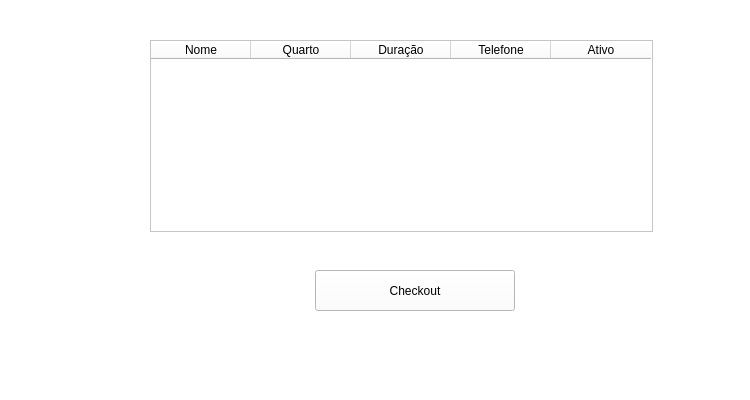
<?xml version="1.0" encoding="UTF-8"?>
<ui version="4.0">
 <class>MainWindow</class>
 <widget class="QMainWindow" name="MainWindow">
  <property name="geometry">
   <rect>
    <x>0</x>
    <y>0</y>
    <width>750</width>
    <height>400</height>
   </rect>
  </property>
  <property name="windowTitle">
   <string>Hotel</string>
  </property>
  <property name="styleSheet">
   <string notr="true">background-color: rgb(255, 255, 255);</string>
  </property>
  <widget class="QWidget" name="centralWidget">
   <widget class="QStackedWidget" name="stackedWidget">
    <property name="geometry">
     <rect>
      <x>80</x>
      <y>-10</y>
      <width>670</width>
      <height>411</height>
     </rect>
    </property>
    <property name="styleSheet">
     <string notr="true">background-color: rgb(255, 255, 255);</string>
    </property>
    <property name="currentIndex">
     <number>5</number>
    </property>
    <widget class="QWidget" name="page">
     <widget class="QPushButton" name="btnLogin">
      <property name="geometry">
       <rect>
        <x>235</x>
        <y>280</y>
        <width>200</width>
        <height>41</height>
       </rect>
      </property>
      <property name="text">
       <string>Login</string>
      </property>
     </widget>
     <widget class="QCommandLinkButton" name="commandLinkButton">
      <property name="geometry">
       <rect>
        <x>470</x>
        <y>340</y>
        <width>191</width>
        <height>31</height>
       </rect>
      </property>
      <property name="font">
       <font>
        <family>Roboto</family>
        <pointsize>8</pointsize>
       </font>
      </property>
      <property name="text">
       <string>Não tem cadastro? Clique aqui</string>
      </property>
     </widget>
     <widget class="QLineEdit" name="txtSenha">
      <property name="geometry">
       <rect>
        <x>175</x>
        <y>230</y>
        <width>320</width>
        <height>25</height>
       </rect>
      </property>
     </widget>
     <widget class="QLineEdit" name="txtUser">
      <property name="geometry">
       <rect>
        <x>175</x>
        <y>197</y>
        <width>320</width>
        <height>25</height>
       </rect>
      </property>
     </widget>
     <widget class="QPushButton" name="imgLogin">
      <property name="enabled">
       <bool>false</bool>
      </property>
      <property name="geometry">
       <rect>
        <x>215</x>
        <y>20</y>
        <width>240</width>
        <height>151</height>
       </rect>
      </property>
      <property name="text">
       <string/>
      </property>
      <property name="icon">
       <iconset resource="arquivorecurso.qrc">
        <normaloff>:/img/icons/icons8-senha-100 (1).png</normaloff>:/img/icons/icons8-senha-100 (1).png</iconset>
      </property>
      <property name="iconSize">
       <size>
        <width>130</width>
        <height>130</height>
       </size>
      </property>
      <property name="flat">
       <bool>true</bool>
      </property>
     </widget>
     <widget class="QLabel" name="txtErro">
      <property name="geometry">
       <rect>
        <x>243</x>
        <y>345</y>
        <width>191</width>
        <height>21</height>
       </rect>
      </property>
      <property name="text">
       <string/>
      </property>
     </widget>
    </widget>
    <widget class="QWidget" name="page_3">
     <widget class="QPushButton" name="btnSalvarFunc">
      <property name="geometry">
       <rect>
        <x>235</x>
        <y>280</y>
        <width>200</width>
        <height>41</height>
       </rect>
      </property>
      <property name="text">
       <string>Salvar</string>
      </property>
     </widget>
     <widget class="QLabel" name="label_9">
      <property name="enabled">
       <bool>true</bool>
      </property>
      <property name="geometry">
       <rect>
        <x>1</x>
        <y>310</y>
        <width>41</width>
        <height>21</height>
       </rect>
      </property>
      <property name="text">
       <string>Voltar</string>
      </property>
     </widget>
     <widget class="QWidget" name="gridLayoutWidget_2">
      <property name="geometry">
       <rect>
        <x>80</x>
        <y>110</y>
        <width>511</width>
        <height>81</height>
       </rect>
      </property>
      <layout class="QGridLayout" name="gridLayout_2">
       <item row="2" column="1">
        <widget class="QLineEdit" name="txtSenhaFunc">
         <property name="sizePolicy">
          <sizepolicy hsizetype="Expanding" vsizetype="Ignored">
           <horstretch>0</horstretch>
           <verstretch>0</verstretch>
          </sizepolicy>
         </property>
        </widget>
       </item>
       <item row="0" column="1">
        <widget class="QLineEdit" name="txtNome">
         <property name="sizePolicy">
          <sizepolicy hsizetype="Expanding" vsizetype="Ignored">
           <horstretch>0</horstretch>
           <verstretch>0</verstretch>
          </sizepolicy>
         </property>
        </widget>
       </item>
       <item row="1" column="0">
        <widget class="QLabel" name="label_10">
         <property name="text">
          <string>Usuário:</string>
         </property>
        </widget>
       </item>
       <item row="2" column="0">
        <widget class="QLabel" name="label_11">
         <property name="text">
          <string>  Senha:</string>
         </property>
        </widget>
       </item>
       <item row="1" column="1">
        <widget class="QLineEdit" name="txtUserFunc">
         <property name="sizePolicy">
          <sizepolicy hsizetype="Expanding" vsizetype="Ignored">
           <horstretch>0</horstretch>
           <verstretch>0</verstretch>
          </sizepolicy>
         </property>
        </widget>
       </item>
       <item row="0" column="0">
        <widget class="QLabel" name="label_6">
         <property name="text">
          <string>  Nome:</string>
         </property>
        </widget>
       </item>
       <item row="0" column="2">
        <widget class="QLabel" name="label_7">
         <property name="text">
          <string>          Cargo:</string>
         </property>
        </widget>
       </item>
       <item row="0" column="3">
        <widget class="QComboBox" name="comboBoxCargos">
         <property name="sizePolicy">
          <sizepolicy hsizetype="Preferred" vsizetype="Ignored">
           <horstretch>0</horstretch>
           <verstretch>0</verstretch>
          </sizepolicy>
         </property>
        </widget>
       </item>
       <item row="1" column="2">
        <widget class="QLabel" name="label_8">
         <property name="text">
          <string>      Registro:</string>
         </property>
        </widget>
       </item>
       <item row="1" column="3">
        <widget class="QLineEdit" name="txtRegistro">
         <property name="sizePolicy">
          <sizepolicy hsizetype="Expanding" vsizetype="Ignored">
           <horstretch>0</horstretch>
           <verstretch>0</verstretch>
          </sizepolicy>
         </property>
        </widget>
       </item>
      </layout>
     </widget>
     <widget class="QLabel" name="lblVerifica">
      <property name="geometry">
       <rect>
        <x>210</x>
        <y>230</y>
        <width>251</width>
        <height>20</height>
       </rect>
      </property>
      <property name="text">
       <string/>
      </property>
     </widget>
    </widget>
    <widget class="QWidget" name="page_2">
     <widget class="QLabel" name="label_3">
      <property name="geometry">
       <rect>
        <x>0</x>
        <y>90</y>
        <width>121</width>
        <height>21</height>
       </rect>
      </property>
      <property name="text">
       <string>Nova reserva</string>
      </property>
     </widget>
     <widget class="QLabel" name="label_4">
      <property name="geometry">
       <rect>
        <x>0</x>
        <y>200</y>
        <width>101</width>
        <height>21</height>
       </rect>
      </property>
      <property name="text">
       <string>Configurações</string>
      </property>
     </widget>
     <widget class="QLabel" name="txtBtnSair">
      <property name="geometry">
       <rect>
        <x>0</x>
        <y>310</y>
        <width>41</width>
        <height>21</height>
       </rect>
      </property>
      <property name="text">
       <string>Sair</string>
      </property>
     </widget>
     <widget class="QPushButton" name="btnClientes">
      <property name="geometry">
       <rect>
        <x>570</x>
        <y>300</y>
        <width>59</width>
        <height>59</height>
       </rect>
      </property>
      <property name="minimumSize">
       <size>
        <width>0</width>
        <height>0</height>
       </size>
      </property>
      <property name="maximumSize">
       <size>
        <width>16777215</width>
        <height>16777215</height>
       </size>
      </property>
      <property name="styleSheet">
       <string notr="true">border-color: rgb(46, 52, 54);</string>
      </property>
      <property name="text">
       <string/>
      </property>
      <property name="icon">
       <iconset resource="arquivorecurso.qrc">
        <normaloff>:/img/icons/icons8-usuário-100.png</normaloff>:/img/icons/icons8-usuário-100.png</iconset>
      </property>
      <property name="iconSize">
       <size>
        <width>30</width>
        <height>30</height>
       </size>
      </property>
      <property name="flat">
       <bool>true</bool>
      </property>
     </widget>
     <widget class="QLabel" name="label_21">
      <property name="geometry">
       <rect>
        <x>230</x>
        <y>320</y>
        <width>331</width>
        <height>20</height>
       </rect>
      </property>
      <property name="text">
       <string>Gerenciar todos os clientes do hotel no momento</string>
      </property>
     </widget>
    </widget>
    <widget class="QWidget" name="page_4">
     <widget class="QPushButton" name="btnSalvaReserva">
      <property name="geometry">
       <rect>
        <x>240</x>
        <y>320</y>
        <width>200</width>
        <height>41</height>
       </rect>
      </property>
      <property name="text">
       <string>Salvar</string>
      </property>
     </widget>
     <widget class="QWidget" name="gridLayoutWidget">
      <property name="geometry">
       <rect>
        <x>50</x>
        <y>100</y>
        <width>571</width>
        <height>132</height>
       </rect>
      </property>
      <layout class="QGridLayout" name="gridLayout">
       <item row="0" column="0">
        <widget class="QLabel" name="label_12">
         <property name="text">
          <string>     Nome:</string>
         </property>
        </widget>
       </item>
       <item row="2" column="3">
        <widget class="QLineEdit" name="txtDuracao"/>
       </item>
       <item row="1" column="2">
        <widget class="QLabel" name="label_18">
         <property name="text">
          <string>                       Contato:</string>
         </property>
        </widget>
       </item>
       <item row="0" column="3">
        <widget class="QLineEdit" name="txtEmailCliente"/>
       </item>
       <item row="1" column="1">
        <widget class="QLineEdit" name="txtIdadeCliente"/>
       </item>
       <item row="1" column="3">
        <widget class="QLineEdit" name="txtContatoCliente"/>
       </item>
       <item row="0" column="2">
        <widget class="QLabel" name="label_17">
         <property name="text">
          <string>                          E-mail:</string>
         </property>
        </widget>
       </item>
       <item row="2" column="1">
        <widget class="QLineEdit" name="txtCPFCliente"/>
       </item>
       <item row="1" column="0">
        <widget class="QLabel" name="label_15">
         <property name="text">
          <string>      Idade:</string>
         </property>
        </widget>
       </item>
       <item row="0" column="1">
        <widget class="QLineEdit" name="txtNomeCliente"/>
       </item>
       <item row="2" column="0">
        <widget class="QLabel" name="label_16">
         <property name="text">
          <string>        CPF:</string>
         </property>
        </widget>
       </item>
       <item row="3" column="0">
        <widget class="QLabel" name="label_19">
         <property name="text">
          <string>Endereço:</string>
         </property>
        </widget>
       </item>
       <item row="3" column="1">
        <widget class="QLineEdit" name="txtEnderecoCliente"/>
       </item>
       <item row="3" column="2">
        <widget class="QLabel" name="label_14">
         <property name="text">
          <string>               Nº do quarto:</string>
         </property>
        </widget>
       </item>
       <item row="3" column="3">
        <widget class="QComboBox" name="comboBoxQuartos"/>
       </item>
       <item row="2" column="2">
        <widget class="QLabel" name="label_20">
         <property name="text">
          <string>     Duração da estadia:</string>
         </property>
        </widget>
       </item>
      </layout>
     </widget>
     <widget class="QLabel" name="txtDisp">
      <property name="geometry">
       <rect>
        <x>250</x>
        <y>270</y>
        <width>181</width>
        <height>21</height>
       </rect>
      </property>
      <property name="text">
       <string/>
      </property>
     </widget>
     <widget class="QLabel" name="label_13">
      <property name="enabled">
       <bool>true</bool>
      </property>
      <property name="geometry">
       <rect>
        <x>1</x>
        <y>310</y>
        <width>41</width>
        <height>21</height>
       </rect>
      </property>
      <property name="text">
       <string>Voltar</string>
      </property>
     </widget>
    </widget>
    <widget class="QWidget" name="page_5">
     <widget class="QPushButton" name="btnSalvarSenha">
      <property name="geometry">
       <rect>
        <x>235</x>
        <y>280</y>
        <width>200</width>
        <height>41</height>
       </rect>
      </property>
      <property name="text">
       <string>Salvar</string>
      </property>
     </widget>
     <widget class="QLineEdit" name="txtSenhaGerencia">
      <property name="geometry">
       <rect>
        <x>180</x>
        <y>100</y>
        <width>311</width>
        <height>28</height>
       </rect>
      </property>
     </widget>
     <widget class="QLabel" name="label_2">
      <property name="geometry">
       <rect>
        <x>180</x>
        <y>70</y>
        <width>121</width>
        <height>20</height>
       </rect>
      </property>
      <property name="text">
       <string>Insira uma senha:</string>
      </property>
     </widget>
     <widget class="QLabel" name="label_5">
      <property name="geometry">
       <rect>
        <x>180</x>
        <y>160</y>
        <width>181</width>
        <height>20</height>
       </rect>
      </property>
      <property name="text">
       <string>Digite a senha novamente:</string>
      </property>
     </widget>
     <widget class="QLineEdit" name="txtConfirmaSenha">
      <property name="geometry">
       <rect>
        <x>180</x>
        <y>190</y>
        <width>311</width>
        <height>28</height>
       </rect>
      </property>
     </widget>
     <widget class="QLabel" name="lblVerificaSenhas">
      <property name="geometry">
       <rect>
        <x>200</x>
        <y>240</y>
        <width>261</width>
        <height>20</height>
       </rect>
      </property>
      <property name="text">
       <string/>
      </property>
     </widget>
    </widget>
    <widget class="QWidget" name="page_6">
     <widget class="QTableWidget" name="tableWidgetClientes">
      <property name="geometry">
       <rect>
        <x>70</x>
        <y>50</y>
        <width>503</width>
        <height>192</height>
       </rect>
      </property>
      <property name="gridStyle">
       <enum>Qt::NoPen</enum>
      </property>
      <property name="columnCount">
       <number>5</number>
      </property>
      <attribute name="horizontalHeaderCascadingSectionResizes">
       <bool>false</bool>
      </attribute>
      <attribute name="horizontalHeaderMinimumSectionSize">
       <number>23</number>
      </attribute>
      <attribute name="horizontalHeaderShowSortIndicator" stdset="0">
       <bool>false</bool>
      </attribute>
      <attribute name="horizontalHeaderStretchLastSection">
       <bool>false</bool>
      </attribute>
      <attribute name="verticalHeaderStretchLastSection">
       <bool>false</bool>
      </attribute>
      <column>
       <property name="text">
        <string>Nome</string>
       </property>
      </column>
      <column>
       <property name="text">
        <string>Quarto</string>
       </property>
      </column>
      <column>
       <property name="text">
        <string>Duração</string>
       </property>
      </column>
      <column>
       <property name="text">
        <string>Telefone</string>
       </property>
      </column>
      <column>
       <property name="text">
        <string>Ativo</string>
       </property>
      </column>
     </widget>
     <widget class="QPushButton" name="btnCheckout">
      <property name="geometry">
       <rect>
        <x>235</x>
        <y>280</y>
        <width>200</width>
        <height>41</height>
       </rect>
      </property>
      <property name="text">
       <string>Checkout</string>
      </property>
     </widget>
    </widget>
   </widget>
   <widget class="QWidget" name="verticalLayoutWidget">
    <property name="geometry">
     <rect>
      <x>10</x>
      <y>0</y>
      <width>71</width>
      <height>401</height>
     </rect>
    </property>
    <layout class="QVBoxLayout" name="verticalLayout">
     <item>
      <widget class="QPushButton" name="btnAdd">
       <property name="text">
        <string/>
       </property>
       <property name="icon">
        <iconset resource="arquivorecurso.qrc">
         <normaloff>:/img/icons/icons8-reserva-2-100.png</normaloff>:/img/icons/icons8-reserva-2-100.png</iconset>
       </property>
       <property name="iconSize">
        <size>
         <width>30</width>
         <height>30</height>
        </size>
       </property>
       <property name="flat">
        <bool>true</bool>
       </property>
      </widget>
     </item>
     <item>
      <widget class="QPushButton" name="btnSettings">
       <property name="text">
        <string/>
       </property>
       <property name="icon">
        <iconset resource="arquivorecurso.qrc">
         <normaloff>:/img/icons/icons8-serviços-100 (1).png</normaloff>:/img/icons/icons8-serviços-100 (1).png</iconset>
       </property>
       <property name="iconSize">
        <size>
         <width>30</width>
         <height>30</height>
        </size>
       </property>
       <property name="flat">
        <bool>true</bool>
       </property>
      </widget>
     </item>
     <item>
      <widget class="QPushButton" name="btnExit">
       <property name="text">
        <string/>
       </property>
       <property name="icon">
        <iconset resource="arquivorecurso.qrc">
         <normaloff>:/img/icons/icons8-sair-100.png</normaloff>:/img/icons/icons8-sair-100.png</iconset>
       </property>
       <property name="iconSize">
        <size>
         <width>30</width>
         <height>30</height>
        </size>
       </property>
       <property name="flat">
        <bool>true</bool>
       </property>
      </widget>
     </item>
    </layout>
   </widget>
  </widget>
  <widget class="QStatusBar" name="statusBar"/>
 </widget>
 <layoutdefault spacing="6" margin="11"/>
 <resources>
  <include location="arquivorecurso.qrc"/>
 </resources>
 <connections/>
</ui>
